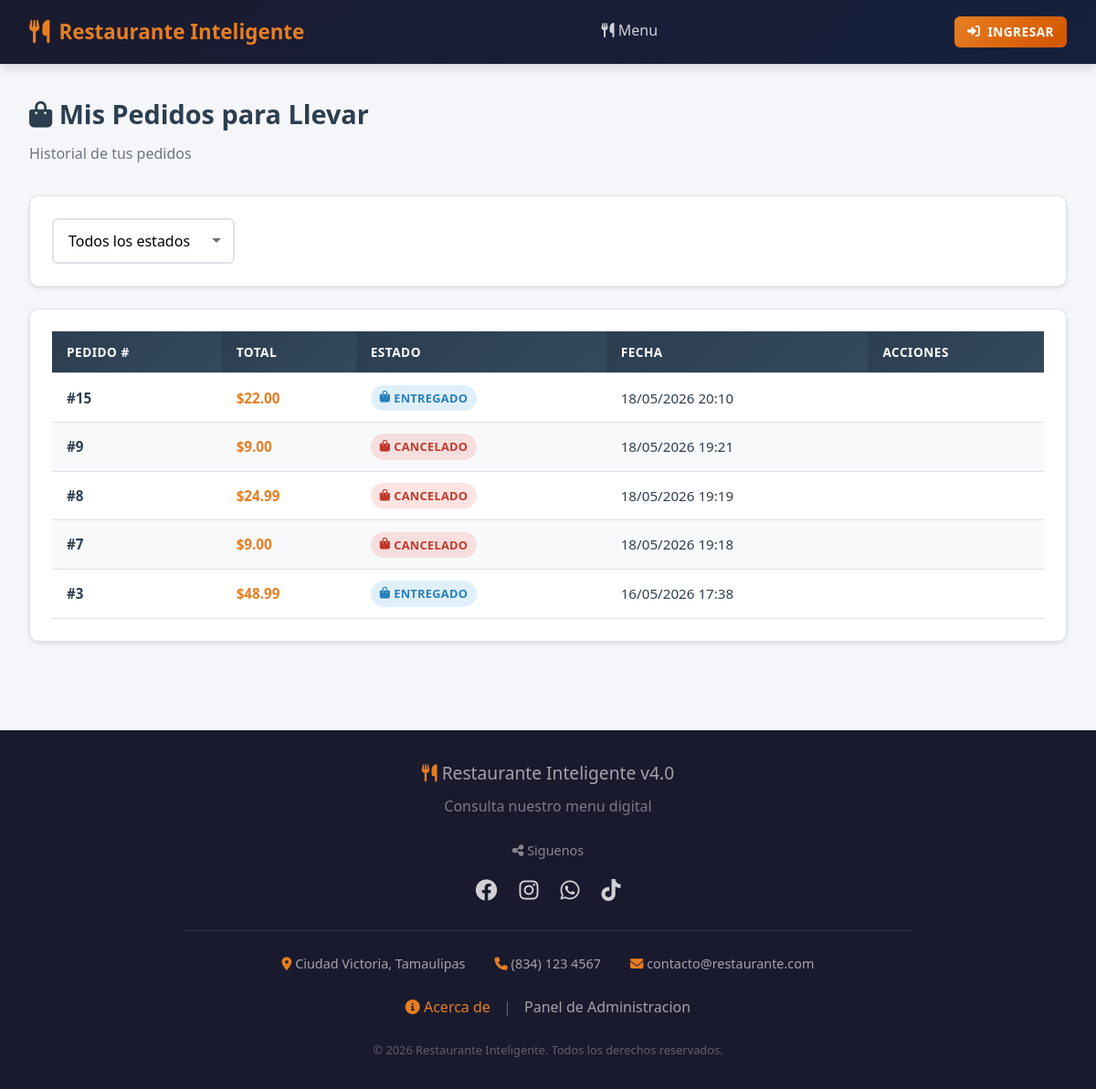
Screenshot of /cliente/mis_pedidos.php (signed in) with the database file from the repository.
### tables this page shows
CREATE TABLE `pedidos` (
  `id` int(11) unsigned NOT NULL AUTO_INCREMENT,
  `cliente_id` int(11) unsigned DEFAULT NULL,
  `mesa_id` int(11) unsigned DEFAULT NULL,
  `tipo` enum('Mesa','Domicilio','ParaLlevar') NOT NULL DEFAULT 'Mesa',
  `estado` enum('Pendiente','EnPreparacion','Listo','Entregado','Cancelado') NOT NULL DEFAULT 'Pendiente',
  `total` decimal(10,2) NOT NULL DEFAULT 0.00,
  `notas` text DEFAULT NULL,
  `fecha_pedido` timestamp NOT NULL DEFAULT current_timestamp(),
  `fecha_actualizacion` timestamp NULL DEFAULT NULL ON UPDATE current_timestamp(),
  PRIMARY KEY (`id`),
  KEY `fk_cliente` (`cliente_id`),
  KEY `fk_mesa` (`mesa_id`),
  CONSTRAINT `fk_pedidos_cliente` FOREIGN KEY (`cliente_id`) REFERENCES `usuarios` (`id`) ON DELETE SET NULL,
  CONSTRAINT `fk_pedidos_mesa` FOREIGN KEY (`mesa_id`) REFERENCES `mesas` (`id`) ON DELETE SET NULL
);

### includes/config.php (called while the page is built, shortened)
<?php
function getDB() {
    static $pdo = null;
    if ($pdo === null) {
        try {
            $dsn = 'mysql:host=' . DB_HOST . ';dbname=' . DB_NAME . ';charset=' . DB_CHARSET;
            $options = [
                PDO::ATTR_ERRMODE => PDO::ERRMODE_EXCEPTION,
                PDO::ATTR_DEFAULT_FETCH_MODE => PDO::FETCH_ASSOC,
                PDO::ATTR_EMULATE_PREPARES => false,
            ];
            $pdo = new PDO($dsn, DB_USER, DB_PASS, $options);
        } catch (PDOException $e) {
            die('Error de conexion: ' . $e->getMessage());
        }
    }
    return $pdo;
}
function formatMoney($amount) {
    return '$' . number_format((float)$amount, 2);
}
function formatDate($date) {
    return date('d/m/Y H:i', strtotime($date));
}
function getEstadoBadge($estado) {
    $badges = [
        'Pendiente' => 'badge-warning',
        'EnPreparacion' => 'badge-info',
        'Listo' => 'badge-success',
        'Entregado' => 'badge-primary',
        'Cancelado' => 'badge-danger',
        'Disponible' => 'badge-success',
        'Ocupada' => 'badge-danger',
        'Reservada' => 'badge-warning',
        'Mantenimiento' => 'badge-secondary',
        'Confirmada' => 'badge-success',
        'Completada' => 'badge-primary'
    ];
    return isset($badges[$estado]) ? $badges[$estado] : 'badge-secondary';
}
function paginate($query, $params = [], $perPage = 10) {
    $db = getDB();
    $page = isset($_GET['page']) ? max(1, intval($_GET['page'])) : 1;
    $offset = ($page - 1) * $perPage;
    $countStmt = $db->prepare("SELECT COUNT(*) FROM (" . $query . ") as t");
    $countStmt->execute($params);
    $total = $countStmt->fetchColumn();
    $stmt = $db->prepare($query . " LIMIT " . $perPage . " OFFSET " . $offset);
    $stmt->execute($params);
    $data = $stmt->fetchAll();
    $totalPages = ceil($total / $perPage);
    return [
        'data' => $data,
        'page' => $page,
        'perPage' => $perPage,
        'total' => $total,
        'totalPages' => $totalPages,
        'hasNext' => $page < $totalPages,
        'hasPrev' => $page > 1
    ];
}

### cliente/mis_pedidos.php (the view, shortened to what this page needs)
<?php
require_once '../includes/config.php';
require_once 'header_cliente.php';
$sql = "SELECT p.* FROM pedidos p WHERE p.cliente_id = ? AND p.tipo = 'ParaLlevar'";
$params = [$_SESSION['usuario_id']];
$sql .= " ORDER BY p.fecha_pedido DESC";
$result = paginate($sql, $params, 10);
$pedidos = $result['data'];
?>
<div style="padding: 2rem; max-width: 1200px; margin: 0 auto;">
    <h1 class="page-title"><i class="fas fa-shopping-bag"></i> Mis Pedidos para Llevar</h1>
    <p class="page-subtitle">Historial de tus pedidos</p>
    <div class="card mb-3">
        <div class="card-body">
            <form method="GET" class="d-flex gap-2">
                <select name="estado" class="form-control" style="max-width: 200px;" onchange="this.form.submit()">
                    <option value="">Todos los estados</option>
                </select>
            </form>
        </div>
    </div>
    <div class="card">
        <div class="card-body">
            <div class="table-responsive">
                <table class="table">
                    <thead>
                        <tr>
                            <th>Pedido #</th>
                            <th>Total</th>
                            <th>Estado</th>
                            <th>Fecha</th>
                            <th>Acciones</th>
                        </tr>
                    </thead>
                    <tbody>
                        <?php foreach ($pedidos as $p): ?>
                        <tr>
                            <td><strong>#<?php echo $p['id']; ?></strong></td>
                            <td><strong class="text-primary"><?php echo formatMoney($p['total']); ?></strong></td>
                            <td>
                                <span class="badge <?php echo getEstadoBadge($p['estado']); ?>">
                                    <i class="fas fa-shopping-bag"></i> <?php echo $p['estado']; ?>
                                </span>
                            </td>
                            <td><?php echo formatDate($p['fecha_pedido']); ?></td>
                            <td>
                            </td>
                        </tr>
                        <?php endforeach; ?>
                    </tbody>
                </table>
            </div>
        </div>
    </div>
</div>
<?php require_once 'footer_cliente.php'; ?>

### assets/css/style.css (style rules this page uses)
:root { --color-primary: #e67e22; --color-primary-dark: #d35400; --color-primary-light: #f39c12; --color-secondary: #2c3e50; --color-secondary-light: #34495e; --color-success: #27ae60; --color-danger: #e74c3c; --color-warning: #f39c12; --color-info: #3498db; --color-dark: #1a1a2e; --color-light: #f8f9fa; --color-white: #ffffff; --color-gray: #6c757d; --color-gray-light: #e9ecef; --color-border: #dee2e6; --shadow-sm: 0 2px 4px rgba(0,0,0,0.1); --shadow-md: 0 4px 12px rgba(0,0,0,0.15); --shadow-lg: 0 8px 24px rgba(0,0,0,0.2); --radius-sm: 6px; --radius-md: 10px; --radius-lg: 16px; --transition: all 0.3s ease; --font-main: 'Segoe UI', Tahoma, Geneva, Verdana, sans-serif; }
*, *::before, *::after { box-sizing: border-box; margin: 0; padding: 0; }
html { scroll-behavior: smooth; font-size: 16px; }
body { font-family: var(--font-main); background-color: #f5f6fa; color: var(--color-secondary); line-height: 1.6; min-height: 100vh; }
.text-primary { color: var(--color-primary); }
.mb-3 { margin-bottom: 1.5rem; }
.d-flex { display: flex; }
.gap-2 { gap: 1rem; }
.form-control { width: 100%; padding: 12px 16px; border: 2px solid var(--color-border); border-radius: var(--radius-sm); font-size: 1rem; font-family: var(--font-main); transition: var(--transition); background: var(--color-white); }
.form-control::placeholder { color: #adb5bd; }
select.form-control { cursor: pointer; appearance: none; background-repeat: no-repeat; background-position: right 12px center; padding-right: 36px; }
.card { background: var(--color-white); border-radius: var(--radius-md); box-shadow: var(--shadow-sm); overflow: hidden; transition: var(--transition); border: 1px solid var(--color-border); }
.card-body { padding: 1.5rem; }
.table-responsive { overflow-x: auto; -webkit-overflow-scrolling: touch; }
.table { width: 100%; border-collapse: collapse; font-size: 0.95rem; }
.table th, .table td { padding: 12px 16px; text-align: left; border-bottom: 1px solid var(--color-border); }
.table th { background: linear-gradient(135deg, var(--color-secondary), var(--color-secondary-light)); color: var(--color-white); font-weight: 600; text-transform: uppercase; font-size: 0.85rem; letter-spacing: 0.5px; white-space: nowrap; }
.table tbody tr { transition: var(--transition); }
.table tbody tr:nth-child(even) { background: #f8f9fa; }
.badge { display: inline-flex; align-items: center; gap: 4px; padding: 4px 10px; border-radius: 20px; font-size: 0.8rem; font-weight: 600; text-transform: uppercase; letter-spacing: 0.3px; }
.badge-primary { background: rgba(52, 152, 219, 0.15); color: #2980b9; }
.badge-danger { background: rgba(231, 76, 60, 0.15); color: #c0392b; }
.page-title { font-size: 1.8rem; color: var(--color-secondary); margin-bottom: 0.5rem; font-weight: 700; }
.page-subtitle { color: var(--color-gray); margin-bottom: 2rem; }

### rows the page displays
pedidos: id "15", total "$22.00", estado "ENTREGADO", fecha_pedido "18/05/2026 20:10"
pedidos: id "9", total "$9.00", estado "CANCELADO", fecha_pedido "18/05/2026 19:21"
pedidos: id "8", total "$24.99", estado "CANCELADO", fecha_pedido "18/05/2026 19:19"
pedidos: id "7", total "$9.00", estado "CANCELADO", fecha_pedido "18/05/2026 19:18"
pedidos: id "3", total "$48.99", estado "ENTREGADO", fecha_pedido "16/05/2026 17:38"

### other values shown
APP_NAME "Restaurante Inteligente"
APP_VERSION "4.0"
